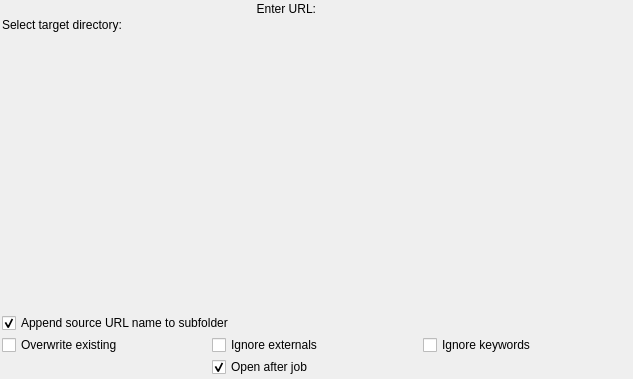
<?xml version="1.0" encoding="UTF-8"?>
<ui version="4.0">
 <class>CheckoutInfo</class>
 <widget class="QWidget" name="CheckoutInfo">
  <property name="geometry">
   <rect>
    <x>0</x>
    <y>0</y>
    <width>633</width>
    <height>379</height>
   </rect>
  </property>
  <property name="windowTitle">
   <string>Checkout info</string>
  </property>
  <layout class="QVBoxLayout" name="verticalLayout">
   <item>
    <layout class="QGridLayout" name="gridLayout1">
     <item row="0" column="1">
      <widget class="KUrlRequester" name="m_UrlEdit">
      </widget>
     </item>
     <item row="1" column="0">
      <widget class="QLabel" name="m_TargetLabel">
       <property name="text">
        <string>Select target directory:</string>
       </property>
       <property name="wordWrap">
        <bool>false</bool>
       </property>
      </widget>
     </item>
     <item row="1" column="1">
      <widget class="KUrlRequester" name="m_TargetSelector">
      </widget>
     </item>
     <item row="0" column="0">
      <widget class="QLabel" name="m_UrlLabel">
       <property name="text">
        <string>Enter URL:</string>
       </property>
       <property name="alignment">
        <set>Qt::AlignRight|Qt::AlignTrailing|Qt::AlignVCenter</set>
       </property>
       <property name="wordWrap">
        <bool>false</bool>
       </property>
      </widget>
     </item>
    </layout>
   </item>
   <item>
    <layout class="QGridLayout" name="gridLayout">
     <item row="3" column="0">
      <widget class="DepthSelector" name="m_DepthSelector" native="true">
       <property name="minimumSize">
        <size>
         <width>20</width>
         <height>20</height>
        </size>
       </property>
      </widget>
     </item>
     <item row="2" column="1">
      <widget class="QCheckBox" name="m_ignoreExternals">
       <property name="toolTip">
        <string>Ignore externals while operation</string>
       </property>
       <property name="text">
        <string>Ignore externals</string>
       </property>
      </widget>
     </item>
     <item row="2" column="0">
      <widget class="QCheckBox" name="m_overwriteButton">
       <property name="toolTip">
        <string>May existing unversioned items overwritten</string>
       </property>
       <property name="text">
        <string>Overwrite existing</string>
       </property>
       <property name="shortcut">
        <string/>
       </property>
       <property name="checked">
        <bool>false</bool>
       </property>
      </widget>
     </item>
     <item row="2" column="2">
      <widget class="QCheckBox" name="m_IgnoreKeywords">
       <property name="text">
        <string>Ignore keywords</string>
       </property>
      </widget>
     </item>
     <item row="0" column="0" colspan="3">
      <widget class="Rangeinput_impl" name="m_RangeInput" native="true">
       <property name="sizePolicy">
        <sizepolicy hsizetype="Preferred" vsizetype="Preferred">
         <horstretch>0</horstretch>
         <verstretch>1</verstretch>
        </sizepolicy>
       </property>
      </widget>
     </item>
     <item row="1" column="0" colspan="3">
      <widget class="QCheckBox" name="m_CreateDirButton">
       <property name="text">
        <string>Append source URL name to subfolder</string>
       </property>
       <property name="checked">
        <bool>true</bool>
       </property>
      </widget>
     </item>
     <item row="3" column="1" colspan="2">
      <widget class="QCheckBox" name="m_ShowExplorer">
       <property name="text">
        <string>Open after job</string>
       </property>
       <property name="checked">
        <bool>true</bool>
       </property>
      </widget>
     </item>
    </layout>
   </item>
  </layout>
 </widget>
 <layoutdefault spacing="2" margin="2"/>
 <customwidgets>
  <customwidget>
   <class>KUrlRequester</class>
   <extends>QFrame</extends>
   <header>kurlrequester.h</header>
  </customwidget>
  <customwidget>
   <class>Rangeinput_impl</class>
   <extends>QWidget</extends>
   <header>rangeinput_impl.h</header>
  </customwidget>
  <customwidget>
   <class>DepthSelector</class>
   <extends>QWidget</extends>
   <header>ksvnwidgets/depthselector.h</header>
  </customwidget>
 </customwidgets>
 <tabstops>
  <tabstop>m_UrlEdit</tabstop>
  <tabstop>m_TargetSelector</tabstop>
  <tabstop>m_CreateDirButton</tabstop>
  <tabstop>m_overwriteButton</tabstop>
  <tabstop>m_ignoreExternals</tabstop>
  <tabstop>m_ShowExplorer</tabstop>
 </tabstops>
 <includes>
  <include location="local">kurlrequester.h</include>
  <include location="local">klineedit.h</include>
  <include location="local">kurlrequester.h</include>
  <include location="local">klineedit.h</include>
  <include location="local">rangeinput_impl.h</include>
  <include location="local">ksvnwidgets/depthselector.h</include>
 </includes>
 <resources/>
 <connections/>
</ui>
